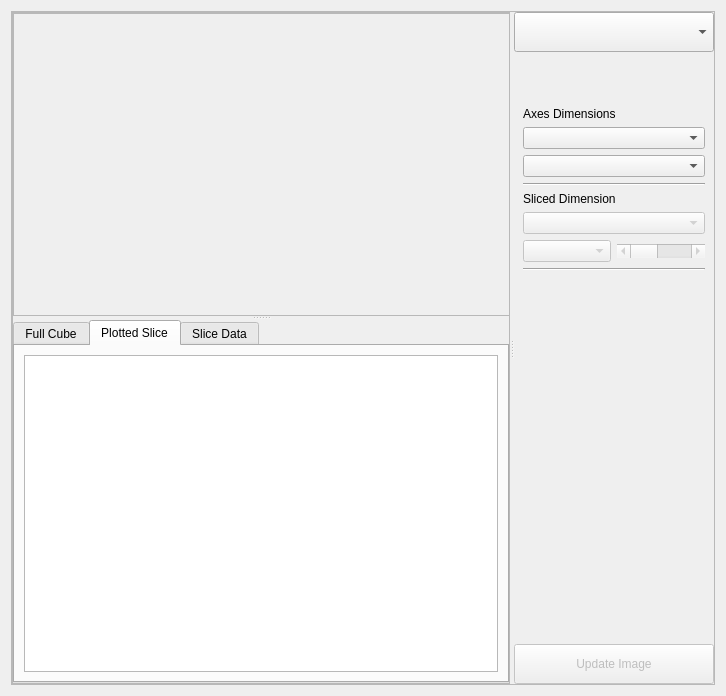
  <widget class="QWidget" name="centralwidget">
   <layout class="QGridLayout" name="gridLayout_5">
    <item row="0" column="0">
     <widget class="QSplitter" name="splitter">
      <property name="frameShape">
       <enum>QFrame::StyledPanel</enum>
      </property>
      <property name="frameShadow">
       <enum>QFrame::Plain</enum>
      </property>
      <property name="orientation">
       <enum>Qt::Horizontal</enum>
      </property>
      <widget class="QWidget" name="gridLayoutWidget">
       <layout class="QGridLayout" name="gridLayout_3">
        <item row="0" column="0">
         <widget class="QSplitter" name="splitter_2">
          <property name="frameShape">
           <enum>QFrame::StyledPanel</enum>
          </property>
          <property name="orientation">
           <enum>Qt::Vertical</enum>
          </property>
          <widget class="QFrame" name="frame">
           <property name="minimumSize">
            <size>
             <width>500</width>
             <height>200</height>
            </size>
           </property>
           <property name="maximumSize">
            <size>
             <width>16777215</width>
             <height>16777215</height>
            </size>
           </property>
           <property name="frameShape">
            <enum>QFrame::StyledPanel</enum>
           </property>
           <property name="frameShadow">
            <enum>QFrame::Raised</enum>
           </property>
           <layout class="QGridLayout" name="gridLayout_6">
            <item row="1" column="0">
             <widget class="MatplotlibWidget" name="matplotlib_display" native="true">
              <property name="minimumSize">
               <size>
                <width>300</width>
                <height>180</height>
               </size>
              </property>
             </widget>
            </item>
           </layout>
          </widget>
          <widget class="QTabWidget" name="cube_info_tab">
           <property name="minimumSize">
            <size>
             <width>300</width>
             <height>0</height>
            </size>
           </property>
           <property name="toolTip">
            <string/>
           </property>
           <property name="currentIndex">
            <number>1</number>
           </property>
           <widget class="QWidget" name="print_cube_tab">
            <property name="toolTip">
             <string>displays the summary of the loaded cube</string>
            </property>
            <attribute name="title">
             <string>Full Cube</string>
            </attribute>
            <layout class="QGridLayout" name="gridLayout">
             <item row="0" column="0">
              <widget class="QTextBrowser" name="print_cube_browser">
               <property name="font">
                <font>
                 <family>DejaVu Sans Mono</family>
                 <pointsize>10</pointsize>
                 <weight>50</weight>
                 <italic>false</italic>
                 <bold>false</bold>
                </font>
               </property>
               <property name="styleSheet">
                <string notr="true">font: 10pt &quot;Liberation Mono&quot;;
font: 10pt &quot;DejaVu Sans Mono&quot;;</string>
               </property>
               <property name="verticalScrollBarPolicy">
                <enum>Qt::ScrollBarAsNeeded</enum>
               </property>
               <property name="horizontalScrollBarPolicy">
                <enum>Qt::ScrollBarAsNeeded</enum>
               </property>
               <property name="lineWrapMode">
                <enum>QTextEdit::NoWrap</enum>
               </property>
              </widget>
             </item>
            </layout>
           </widget>
           <widget class="QWidget" name="print_slice_tab">
            <property name="toolTip">
             <string>displays the summary of the currently plotted slice</string>
            </property>
            <attribute name="title">
             <string>Plotted Slice</string>
            </attribute>
            <layout class="QGridLayout" name="gridLayout_2">
             <item row="0" column="0">
              <widget class="QTextBrowser" name="print_cube_slice_browser">
               <property name="font">
                <font>
                 <family>DejaVu Sans Mono</family>
                 <pointsize>10</pointsize>
                 <weight>50</weight>
                 <italic>false</italic>
                 <bold>false</bold>
                </font>
               </property>
               <property name="styleSheet">
                <string notr="true">font: 10pt &quot;DejaVu Sans Mono&quot;;</string>
               </property>
              </widget>
             </item>
            </layout>
           </widget>
           <widget class="QWidget" name="data_tab">
            <property name="toolTip">
             <string>Displays the data contained within the currently plotted slice</string>
            </property>
            <attribute name="title">
             <string>Slice Data</string>
            </attribute>
            <layout class="QGridLayout" name="gridLayout_8"/>
           </widget>
          </widget>
         </widget>
        </item>
       </layout>
      </widget>
      <widget class="QWidget" name="gridLayoutWidget_2">
       <layout class="QVBoxLayout" name="verticalLayout">
        <item>
         <widget class="QComboBox" name="select_cube">
          <property name="minimumSize">
           <size>
            <width>100</width>
            <height>40</height>
           </size>
          </property>
          <property name="maximumSize">
           <size>
            <width>16777215</width>
            <height>16777215</height>
           </size>
          </property>
          <property name="toolTip">
           <string>Select which cube to view from the current file</string>
          </property>
         </widget>
        </item>
        <item>
         <widget class="QFrame" name="dim_options_frame">
          <property name="minimumSize">
           <size>
            <width>200</width>
            <height>0</height>
           </size>
          </property>
          <property name="maximumSize">
           <size>
            <width>16777215</width>
            <height>16777215</height>
           </size>
          </property>
          <layout class="QGridLayout" name="gridLayout_9">
           <item row="1" column="0" colspan="2">
            <widget class="QLabel" name="axes_dimensions_label">
             <property name="maximumSize">
              <size>
               <width>16777215</width>
               <height>40</height>
              </size>
             </property>
             <property name="text">
              <string>Axes Dimensions</string>
             </property>
            </widget>
           </item>
           <item row="3" column="0" colspan="2">
            <widget class="QComboBox" name="select_dimension_1">
             <property name="maximumSize">
              <size>
               <width>16777215</width>
               <height>16777215</height>
              </size>
             </property>
             <property name="toolTip">
              <string>Selects the Dimensions to be plotted against</string>
             </property>
            </widget>
           </item>
           <item row="4" column="0" colspan="2">
            <widget class="QComboBox" name="select_dimension_2">
             <property name="maximumSize">
              <size>
               <width>16777215</width>
               <height>16777215</height>
              </size>
             </property>
             <property name="toolTip">
              <string>Selects the Dimensions to be plotted against</string>
             </property>
            </widget>
           </item>
           <item row="5" column="0" colspan="2">
            <widget class="Line" name="line">
             <property name="orientation">
              <enum>Qt::Horizontal</enum>
             </property>
            </widget>
           </item>
           <item row="6" column="0" colspan="2">
            <widget class="QLabel" name="sliced_dimensions_label">
             <property name="maximumSize">
              <size>
               <width>16777215</width>
               <height>40</height>
              </size>
             </property>
             <property name="text">
              <string>Sliced Dimension</string>
             </property>
            </widget>
           </item>
           <item row="7" column="0" colspan="2">
            <widget class="QComboBox" name="select_sliced_dim">
             <property name="enabled">
              <bool>false</bool>
             </property>
             <property name="maximumSize">
              <size>
               <width>16777215</width>
               <height>16777215</height>
              </size>
             </property>
             <property name="toolTip">
              <string>Select the dimension that you wish to take slices through</string>
             </property>
            </widget>
           </item>
           <item row="9" column="0">
            <widget class="QComboBox" name="select_slice_combo">
             <property name="enabled">
              <bool>false</bool>
             </property>
             <property name="maximumSize">
              <size>
               <width>16777215</width>
               <height>16777215</height>
              </size>
             </property>
             <property name="toolTip">
              <string>Select the slice you wish to view</string>
             </property>
            </widget>
           </item>
           <item row="9" column="1">
            <widget class="QScrollBar" name="select_slice_scroll">
             <property name="enabled">
              <bool>false</bool>
             </property>
             <property name="maximumSize">
              <size>
               <width>16777215</width>
               <height>16777215</height>
              </size>
             </property>
             <property name="toolTip">
              <string>Select the slice you wish to view</string>
             </property>
             <property name="orientation">
              <enum>Qt::Horizontal</enum>
             </property>
            </widget>
           </item>
           <item row="13" column="0">
            <spacer name="verticalSpacer">
             <property name="orientation">
              <enum>Qt::Vertical</enum>
             </property>
             <property name="sizeHint" stdset="0">
              <size>
               <width>20</width>
               <height>40</height>
              </size>
             </property>
            </spacer>
           </item>
           <item row="0" column="0">
            <spacer name="verticalSpacer_3">
             <property name="orientation">
              <enum>Qt::Vertical</enum>
             </property>
             <property name="sizeHint" stdset="0">
              <size>
               <width>20</width>
               <height>40</height>
              </size>
             </property>
            </spacer>
           </item>
           <item row="0" column="1">
            <spacer name="verticalSpacer_4">
             <property name="orientation">
              <enum>Qt::Vertical</enum>
             </property>
             <property name="sizeHint" stdset="0">
              <size>
               <width>20</width>
               <height>40</height>
              </size>
             </property>
            </spacer>
           </item>
           <item row="11" column="0">
            <spacer name="verticalSpacer_5">
             <property name="orientation">
              <enum>Qt::Vertical</enum>
             </property>
             <property name="sizeHint" stdset="0">
              <size>
               <width>20</width>
               <height>40</height>
              </size>
             </property>
            </spacer>
           </item>
           <item row="11" column="1">
            <spacer name="verticalSpacer_6">
             <property name="orientation">
              <enum>Qt::Vertical</enum>
             </property>
             <property name="sizeHint" stdset="0">
              <size>
               <width>20</width>
               <height>40</height>
              </size>
             </property>
            </spacer>
           </item>
           <item row="10" column="0" colspan="2">
            <widget class="Line" name="line_2">
             <property name="orientation">
              <enum>Qt::Horizontal</enum>
             </property>
            </widget>
           </item>
           <item row="12" column="1">
            <spacer name="verticalSpacer_2">
             <property name="orientation">
              <enum>Qt::Vertical</enum>
             </property>
             <property name="sizeHint" stdset="0">
              <size>
               <width>20</width>
               <height>40</height>
              </size>
             </property>
            </spacer>
           </item>
           <item row="12" column="0">
            <spacer name="verticalSpacer_7">
             <property name="orientation">
              <enum>Qt::Vertical</enum>
             </property>
             <property name="sizeHint" stdset="0">
              <size>
               <width>20</width>
               <height>40</height>
              </size>
             </property>
            </spacer>
           </item>
           <item row="13" column="1">
            <spacer name="verticalSpacer_8">
             <property name="orientation">
              <enum>Qt::Vertical</enum>
             </property>
             <property name="sizeHint" stdset="0">
              <size>
               <width>20</width>
               <height>40</height>
              </size>
             </property>
            </spacer>
           </item>
           <item row="14" column="0">
            <spacer name="verticalSpacer_9">
             <property name="orientation">
              <enum>Qt::Vertical</enum>
             </property>
             <property name="sizeHint" stdset="0">
              <size>
               <width>20</width>
               <height>40</height>
              </size>
             </property>
            </spacer>
           </item>
           <item row="14" column="1">
            <spacer name="verticalSpacer_10">
             <property name="orientation">
              <enum>Qt::Vertical</enum>
             </property>
             <property name="sizeHint" stdset="0">
              <size>
               <width>20</width>
               <height>40</height>
              </size>
             </property>
            </spacer>
           </item>
           <item row="15" column="0">
            <spacer name="verticalSpacer_11">
             <property name="orientation">
              <enum>Qt::Vertical</enum>
             </property>
             <property name="sizeHint" stdset="0">
              <size>
               <width>20</width>
               <height>40</height>
              </size>
             </property>
            </spacer>
           </item>
           <item row="15" column="1">
            <spacer name="verticalSpacer_12">
             <property name="orientation">
              <enum>Qt::Vertical</enum>
             </property>
             <property name="sizeHint" stdset="0">
              <size>
               <width>20</width>
               <height>40</height>
              </size>
             </property>
            </spacer>
           </item>
           <item row="16" column="0">
            <spacer name="verticalSpacer_13">
             <property name="orientation">
              <enum>Qt::Vertical</enum>
             </property>
             <property name="sizeHint" stdset="0">
              <size>
               <width>20</width>
               <height>40</height>
              </size>
             </property>
            </spacer>
           </item>
           <item row="16" column="1">
            <spacer name="verticalSpacer_14">
             <property name="orientation">
              <enum>Qt::Vertical</enum>
             </property>
             <property name="sizeHint" stdset="0">
              <size>
               <width>20</width>
               <height>40</height>
              </size>
             </property>
            </spacer>
           </item>
           <item row="19" column="0">
            <spacer name="verticalSpacer_15">
             <property name="orientation">
              <enum>Qt::Vertical</enum>
             </property>
             <property name="sizeHint" stdset="0">
              <size>
               <width>20</width>
               <height>40</height>
              </size>
             </property>
            </spacer>
           </item>
           <item row="18" column="1">
            <spacer name="verticalSpacer_16">
             <property name="orientation">
              <enum>Qt::Vertical</enum>
             </property>
             <property name="sizeHint" stdset="0">
              <size>
               <width>20</width>
               <height>40</height>
              </size>
             </property>
            </spacer>
           </item>
           <item row="17" column="0">
            <spacer name="verticalSpacer_17">
             <property name="orientation">
              <enum>Qt::Vertical</enum>
             </property>
             <property name="sizeHint" stdset="0">
              <size>
               <width>20</width>
               <height>40</height>
              </size>
             </property>
            </spacer>
           </item>
           <item row="17" column="1">
            <spacer name="verticalSpacer_18">
             <property name="orientation">
              <enum>Qt::Vertical</enum>
             </property>
             <property name="sizeHint" stdset="0">
              <size>
               <width>20</width>
               <height>40</height>
              </size>
             </property>
            </spacer>
           </item>
           <item row="18" column="0">
            <spacer name="verticalSpacer_19">
             <property name="orientation">
              <enum>Qt::Vertical</enum>
             </property>
             <property name="sizeHint" stdset="0">
              <size>
               <width>20</width>
               <height>40</height>
              </size>
             </property>
            </spacer>
           </item>
           <item row="19" column="1">
            <spacer name="verticalSpacer_20">
             <property name="orientation">
              <enum>Qt::Vertical</enum>
             </property>
             <property name="sizeHint" stdset="0">
              <size>
               <width>20</width>
               <height>40</height>
              </size>
             </property>
            </spacer>
           </item>
          </layout>
         </widget>
        </item>
        <item>
         <widget class="QPushButton" name="update_button">
          <property name="enabled">
           <bool>false</bool>
          </property>
          <property name="minimumSize">
           <size>
            <width>0</width>
            <height>40</height>
           </size>
          </property>
          <property name="maximumSize">
           <size>
            <width>16777215</width>
            <height>16777215</height>
           </size>
          </property>
          <property name="toolTip">
           <string>Click this Button to apply changes to the plot</string>
          </property>
          <property name="text">
           <string>Update Image</string>
          </property>
          <property name="shortcut">
           <string>Return</string>
          </property>
         </widget>
        </item>
       </layout>
      </widget>
     </widget>
    </item>
   </layout>
  </widget>
